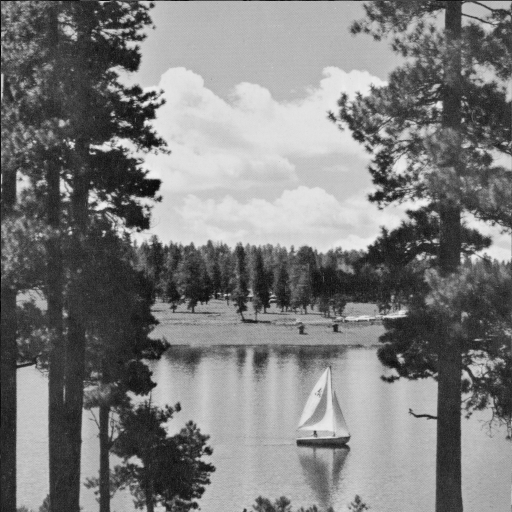
%> input picture ass3/codes/LAKE.TIF, 512 x 512 px
$ octave q2.m   (GNU Octave 9; MATLAB toolbox functions it lacks are replaced by stand-ins)
%> lines starting %> are read from the running program, lines starting %| are printed output that depends on the picture
### ass3/codes/create_mat_dct.m
function [F] = create_mat_dct()
%consider i,j as indice of matrix A of size n by n
% so 0<=i,j<=n-1
A = zeros(8,8,'double');
n=8;
for i=0:n-1
    for j=0:n-1
        if(i==0)
            %sqrt(1/n)
            A(i+1,j+1) = sqrt(1/n);
        else
            A(i+1,j+1) = sqrt(2/n)*cos((pi*(2*j+1)*i)/(2*n));
        end
    end
end
F = A;
%disp(F);
%T = dctmtx(8);
%disp(T);
end

### ass3/codes/myDCT.m
function [DCT] = myDCT(im,F)
%assuming im is the matrix of input image
% F - DCT matrix

    I = double(im);
    DCT = F * I * F';
%DCT = blockproc(I,[8 8],dct);

end

### ass3/codes/myDCT_quantization.m
function [imqDCT] = myDCT_quantization(imDCT,qm,c)
%c is number
%imDct is block(matrix) of size 8 by 8 computed after doinf DCT of image by F
%dividing image (imDCT) by c times the qunatization matrix (c*qm)

imqDCT = zeros(8,8);
for i=1:8
    for j=1:8
        imqDCT(i,j) = round(imDCT(i,j)./(c*qm(i,j)));
    end
end

end

### ass3/codes/myDCT_dequantization.m
function [imdqDCT] = myDCT_dequantization(imqDCT,qm,c)
%point to point multiplication of matrix (imqDCT and qm)
%in addition of simgle multiplication of c to that element

imdqDCT = zeros(8,8);
for i=1:8
    for j=1:8
        imdqDCT(i,j) = imqDCT(i,j).*(c*qm(i,j));
    end
end
end

### ass3/codes/myIDCT.m
function [IDCT] = myIDCT(im,F)
I = double(im);
T = inv(F);
IDCT = T*I*T';
%idct = @(block_struct) T * block_struct.data * T';
%IDCT = blockproc(I,[8 8],idct);

%IDCT = uint8(round(IDCT));

end

### ass3/codes/q2.m
image = imread('LAKE.TIF');
%> image is the input picture: size 512x512 uint8; min 1, max 239, mean 124.7
c = 2;
N = 8;
Q_matrix = [16  11  10  16  24  40  51  61
            12  12  14  19  26  58  60  55
            14  13  16  24  40  57  69  56
            14  17  22  29  51  87  80  62
            18  22  37  56  68  109 103 77
            24  35  55  64  81  104 113 92
            49  64  78  87  103 121 120 101
            72  92  95  98  112 100 103 99]; %quantization matrix


F = create_mat_dct();
block1 = image(45:45+7, 420:420+7);
%> block1 = [130 101 86 99 96 104 92 78; 136 102 74 87 102 117 106 91; 132 124 98 99 83 97 104 105; 110 133 123 107 95 96 92 85; 101 127 116 115 113 107 92 78; 108 106 120 123 100 87 78 69; 91 101 100 126 109 95 98 94; 71 92 100 95 98 99 82 82]
subplot(3, 5, 1);
imshow(block1); %original image
block1_recreate = uint8(complete_dct(block1,F,Q_matrix,c,0));
%> in myDCT, `I = double(im);`: I has the same summary as block1 outside myDCT
%> in myDCT, `DCT = F * I * F';`: DCT = [807.1 58.4 -13.3 16.06 -5.12 3.33 -7.61 -14.48; 16.5 10.08 50.58 41.33 5.14 7.46 1.65 -3.53; -30.48 -30.63 2.61 22.75 14.82 5.97 5.94 -0.107; 1.76 16.9 -25.86 5.5 10.65 9.55 0.0416 1.95; -8.37 5.09 -16.52 -5.78 -17.12 -13.36 2.92 2.69; 6.99 7.21 1.59 -20.01 3.96 6.71 -5.31 -2.79; -11.86 17.48 5.19 -12.43 -1.13 5.2 7.39 0.236; 11.1 -11.09 4.33 -0.277 2.67 -1.84 -7.68 -5.3]
%> in complete_dct, `dct = myDCT(block, F);`: dct has the same summary as DCT in myDCT
%> after the loop in myDCT_quantization, `for i=1:8`: imqDCT = [25 3 -1 1 0 0 0 0; 1 0 2 1 0 0 0 0; -1 -1 0 0 0 0 0 0; 0 0 -1 0 0 0 0 0; 0 0 0 0 0 0 0 0; 0 0 0 0 0 0 0 0; 0 0 0 0 0 0 0 0; 0 0 0 0 0 0 0 0]
%> in complete_dct, `q_dct = myDCT_quantization(dct, qm, c);`: q_dct has the same summary as imqDCT in myDCT_quantization
%> after the loop in myDCT_dequantization, `for i=1:8`: imdqDCT = [800 66 -20 32 0 0 0 0; 24 0 56 38 0 0 0 0; -28 -26 0 0 0 0 0 0; 0 0 -44 0 0 0 0 0; 0 0 0 0 0 0 0 0; 0 0 0 0 0 0 0 0; 0 0 0 0 0 0 0 0; 0 0 0 0 0 0 0 0]
%> in complete_dct, `deq_dct = myDCT_dequantization(q_dct,qm, c);`: deq_dct has the same summary as imdqDCT in myDCT_dequantization
%> in myIDCT, `I = double(im);`: I has the same summary as imdqDCT in myDCT_dequantization
%> in myIDCT, `IDCT = T*I*T';`: IDCT = [118.6 101.8 87.65 91.4 105.8 110.7 98.2 82.55; 131.4 110.5 89.52 86.42 97.9 105.9 100.6 90.83; 141.1 119.6 95.64 87.05 93.68 101.4 100.4 95.16; 133.9 120.7 105.8 99.77 101.2 100.9 94.2 86.73; 112.8 113 114.6 116.5 113.8 102.4 85.06 71.81; 93.32 102.8 115.5 122.5 117.4 100.5 79.38 64.92; 85.71 96.02 108.5 113.6 107.5 93.91 79.88 71.44; 86.27 93.58 101.1 101.9 95.63 87.64 82.74 81.25]
%> in complete_dct, `final_image = myIDCT(deq_dct, F);`: final_image has the same summary as IDCT in myIDCT
%> block1_recreate = [119 102 88 91 106 111 98 83; 131 111 90 86 98 106 101 91; 141 120 96 87 94 101 100 95; 134 121 106 100 101 101 94 87; 113 113 115 117 114 102 85 72; 93 103 115 123 117 101 79 65; 86 96 109 114 108 94 80 71; 86 94 101 102 96 88 83 81]

block2 = image(298:298+7, 427:427+7);
%> block2 = [104 119 128 137 121 120 109 98; 126 131 136 122 138 143 151 125; 149 149 153 148 160 161 155 143; 147 156 157 161 157 166 160 140; 144 157 162 158 159 157 153 124; 117 131 155 156 156 152 140 122; 109 162 159 155 148 140 134 107; 128 127 125 110 115 112 103 106]
subplot(3, 5, 6);
imshow(block2);%orginal image
block2_recreate = uint8(complete_dct(block2,F,Q_matrix,c,1));
%> block2_recreate = [93 115 129 126 125 124 108 85; 125 142 148 140 139 146 139 123; 149 161 162 150 151 164 165 153; 143 158 162 154 155 166 164 150; 129 150 163 160 161 164 151 131; 126 149 164 162 160 159 141 117; 129 147 153 144 140 141 128 107; 129 140 137 120 114 119 114 98]

block3 = image(230:230+7, 30:30+7);
%> block3 = [110 123 131 121 102 102 86 84; 126 145 146 133 110 108 81 71; 105 131 131 113 111 90 76 74; 104 100 116 117 98 107 100 96; 90 118 107 101 101 103 149 148; 93 98 118 115 104 127 154 138; 102 121 148 122 107 111 141 174; 121 136 127 123 109 89 132 145]
subplot(3, 5,11);
imshow(block3); %original image
block3_recreate = uint8(complete_dct(block3,F,Q_matrix,c,2));
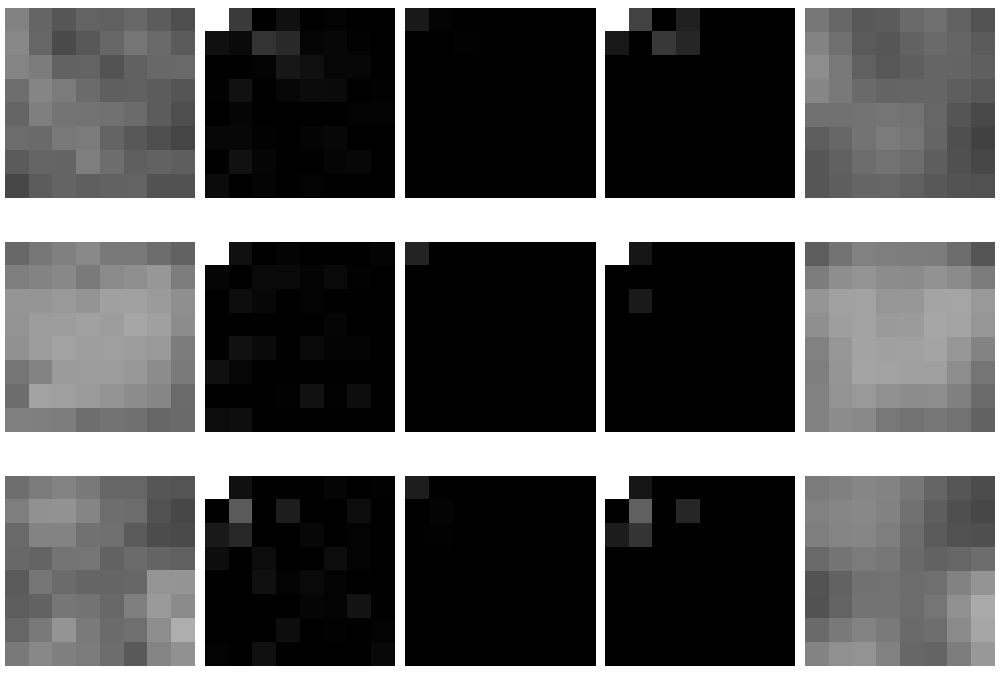
%> figure redrawn from the program's plot data, 15 panels
%> block3_recreate = [123 128 134 131 119 101 86 76; 129 134 136 130 113 94 79 71; 126 132 134 126 108 90 81 79; 105 116 123 119 106 98 102 109; 83 98 113 114 108 111 130 148; 82 99 115 115 108 117 144 170; 106 121 131 122 106 110 138 166; 131 144 147 129 103 100 125 152]

function [final_image] = complete_dct(block,F,qm,c,temp)

dct = myDCT(block, F);
subplot(3,5,2+temp*5);
imshow(uint8(dct));
q_dct = myDCT_quantization(dct, qm, c);
subplot(3,5,3+temp*5);
imshow(uint8(q_dct));
deq_dct = myDCT_dequantization(q_dct,qm, c);
subplot(3,5,4+temp*5);
imshow(uint8(deq_dct));
final_image = myIDCT(deq_dct, F);
subplot(3,5,5+temp*5);
imshow(uint8(final_image)); %final image
end

%{
Comment :- All the three blocks/images are seems to be smooth , less sharp
as compared to their respective original images . Also they appear to be
less distinctive with each other which is overall consequence of 'lossy
compression' which we have done in this question.
%}
